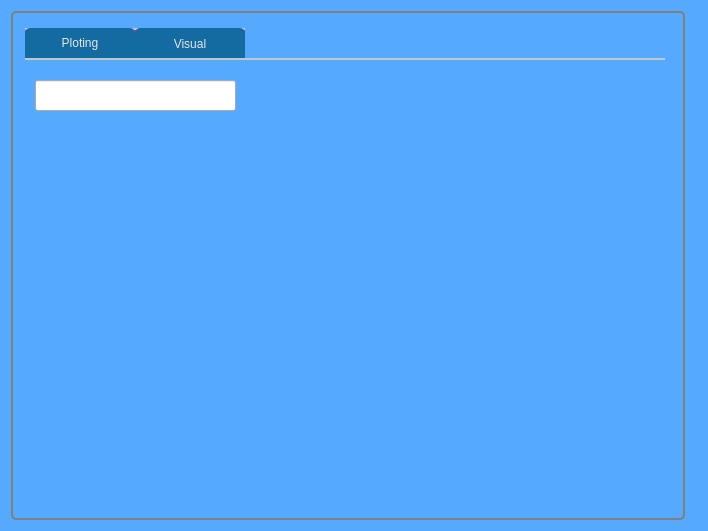
<?xml version="1.0" encoding="UTF-8"?>
<ui version="4.0">
 <class>MainWindow</class>
 <widget class="QMainWindow" name="MainWindow">
  <property name="geometry">
   <rect>
    <x>0</x>
    <y>0</y>
    <width>708</width>
    <height>531</height>
   </rect>
  </property>
  <property name="windowTitle">
   <string>MainWindow</string>
  </property>
  <property name="styleSheet">
   <string notr="true">#MainWindow{
background-color:rgb(85, 170, 255)
}</string>
  </property>
  <widget class="QWidget" name="centralWidget">
   <layout class="QGridLayout" name="gridLayout">
    <item row="0" column="0">
     <widget class="QGroupBox" name="groupBox">
      <property name="styleSheet">
       <string notr="true">QGroupBox {
    background-color: qlineargradient(x1: 0, y1: 0, x2: 0, y2: 1,
                                      stop: 0 #E0E0E0, stop: 1 #FFFFFF);
    border: 2px solid gray;
    border-radius: 5px;
    margin-top: 1ex; /* leave space at the top for the title */
}

QGroupBox::title {
    subcontrol-origin: margin;
    subcontrol-position: top center; /* position at the top center */
    padding: 0 3px;
}</string>
      </property>
      <property name="title">
       <string/>
      </property>
      <layout class="QGridLayout" name="gridLayout_2">
       <item row="0" column="0">
        <widget class="QTabWidget" name="tabWidget">
         <property name="styleSheet">
          <string notr="true">QTabWidget QTabBar{
border-top: 2px solid #C2C7CB;
width: 256px;
font: 10pt &quot;Arial&quot;;
background-color:rgb(255, 0, 255);
}

QTabWidget QTabBar::tab{
background-color: #136ba2;
height: 30px;
width: 110px;
color: #e6e6e6;
border-top-left-radius: 5px;
border-top-right-radius: 5px;
}

QTabWidget::pane { /* The tab widget frame */
    border-top: 2px solid #C2C7CB;
}

</string>
         </property>
         <property name="currentIndex">
          <number>0</number>
         </property>
         <widget class="QWidget" name="tab">
          <attribute name="title">
           <string>Ploting</string>
          </attribute>
          <widget class="QLineEdit" name="lineEdit_2">
           <property name="geometry">
            <rect>
             <x>10</x>
             <y>20</y>
             <width>201</width>
             <height>31</height>
            </rect>
           </property>
          </widget>
         </widget>
         <widget class="QWidget" name="tab_2">
          <attribute name="title">
           <string>Visual</string>
          </attribute>
          <widget class="QLineEdit" name="lineEdit">
           <property name="geometry">
            <rect>
             <x>0</x>
             <y>30</y>
             <width>161</width>
             <height>31</height>
            </rect>
           </property>
          </widget>
          <widget class="QPushButton" name="pushButton">
           <property name="geometry">
            <rect>
             <x>170</x>
             <y>30</y>
             <width>61</width>
             <height>31</height>
            </rect>
           </property>
           <property name="text">
            <string>Broswer..</string>
           </property>
          </widget>
          <widget class="QComboBox" name="comboBox">
           <property name="geometry">
            <rect>
             <x>0</x>
             <y>91</y>
             <width>231</width>
             <height>31</height>
            </rect>
           </property>
           <item>
            <property name="text">
             <string>Pi Chart</string>
            </property>
           </item>
           <item>
            <property name="text">
             <string>Bar Chart</string>
            </property>
           </item>
           <item>
            <property name="text">
             <string>Scatter Chart</string>
            </property>
           </item>
           <item>
            <property name="text">
             <string>Line Chart</string>
            </property>
           </item>
           <item>
            <property name="text">
             <string>Spline Chart</string>
            </property>
           </item>
          </widget>
          <widget class="QComboBox" name="comboBox_2">
           <property name="geometry">
            <rect>
             <x>0</x>
             <y>171</y>
             <width>231</width>
             <height>31</height>
            </rect>
           </property>
           <item>
            <property name="text">
             <string>Light</string>
            </property>
           </item>
           <item>
            <property name="text">
             <string>Blue Cerulean</string>
            </property>
           </item>
           <item>
            <property name="text">
             <string>Dark</string>
            </property>
           </item>
           <item>
            <property name="text">
             <string>Brown Sand</string>
            </property>
           </item>
           <item>
            <property name="text">
             <string>Blue NCS</string>
            </property>
           </item>
           <item>
            <property name="text">
             <string>High Contrast</string>
            </property>
           </item>
           <item>
            <property name="text">
             <string>Blue Icy</string>
            </property>
           </item>
           <item>
            <property name="text">
             <string>Qt</string>
            </property>
           </item>
          </widget>
         </widget>
        </widget>
       </item>
       <item row="1" column="1">
        <widget class="QWidget" name="widget" native="true"/>
       </item>
      </layout>
     </widget>
    </item>
    <item row="0" column="2">
     <widget class="QCustomPlot" name="plot" native="true"/>
    </item>
    <item row="0" column="1">
     <widget class="Visualization" name="visual" native="true">
      <property name="styleSheet">
       <string notr="true">#visual{
border-top: 2px solid #C2C7CB;
width: 256px;
font: 10pt &quot;Arial&quot;;
}</string>
      </property>
     </widget>
    </item>
   </layout>
  </widget>
  <widget class="QMenuBar" name="menuBar">
   <property name="geometry">
    <rect>
     <x>0</x>
     <y>0</y>
     <width>708</width>
     <height>21</height>
    </rect>
   </property>
  </widget>
 </widget>
 <layoutdefault spacing="6" margin="11"/>
 <customwidgets>
  <customwidget>
   <class>QCustomPlot</class>
   <extends>QWidget</extends>
   <header location="global">qcustomplot.h</header>
   <container>1</container>
  </customwidget>
  <customwidget>
   <class>Visualization</class>
   <extends>QWidget</extends>
   <header location="global">visualization.h</header>
   <container>1</container>
  </customwidget>
 </customwidgets>
 <resources/>
 <connections/>
</ui>
